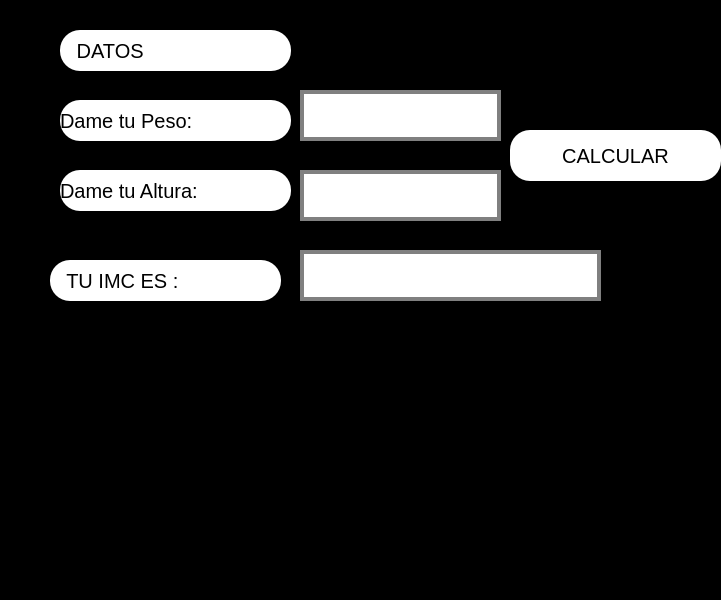
<?xml version="1.0" encoding="UTF-8"?>
<ui version="4.0">
 <class>MainWindow</class>
 <widget class="QMainWindow" name="MainWindow">
  <property name="geometry">
   <rect>
    <x>0</x>
    <y>0</y>
    <width>721</width>
    <height>600</height>
   </rect>
  </property>
  <property name="windowTitle">
   <string>MainWindow</string>
  </property>
  <property name="styleSheet">
   <string notr="true">

background:black
</string>
  </property>
  <widget class="QWidget" name="centralwidget">
   <widget class="QLineEdit" name="txt_peso">
    <property name="geometry">
     <rect>
      <x>300</x>
      <y>90</y>
      <width>201</width>
      <height>51</height>
     </rect>
    </property>
    <property name="font">
     <font>
      <pointsize>20</pointsize>
     </font>
    </property>
    <property name="styleSheet">
     <string notr="true">background-color: rgb(255, 255, 255);
border: 4px solid gray;
</string>
    </property>
    <property name="text">
     <string/>
    </property>
    <property name="alignment">
     <set>Qt::AlignCenter</set>
    </property>
   </widget>
   <widget class="QPushButton" name="btn_calcular">
    <property name="geometry">
     <rect>
      <x>510</x>
      <y>130</y>
      <width>211</width>
      <height>51</height>
     </rect>
    </property>
    <property name="font">
     <font>
      <pointsize>15</pointsize>
     </font>
    </property>
    <property name="styleSheet">
     <string notr="true">border-radius:20px;

background: white


</string>
    </property>
    <property name="text">
     <string>CALCULAR</string>
    </property>
   </widget>
   <widget class="QLabel" name="label">
    <property name="geometry">
     <rect>
      <x>60</x>
      <y>100</y>
      <width>231</width>
      <height>41</height>
     </rect>
    </property>
    <property name="font">
     <font>
      <pointsize>15</pointsize>
     </font>
    </property>
    <property name="styleSheet">
     <string notr="true">
border-radius:20px;

background: white
</string>
    </property>
    <property name="text">
     <string>Dame tu Peso:</string>
    </property>
   </widget>
   <widget class="QLabel" name="label_2">
    <property name="geometry">
     <rect>
      <x>60</x>
      <y>30</y>
      <width>231</width>
      <height>41</height>
     </rect>
    </property>
    <property name="font">
     <font>
      <pointsize>15</pointsize>
     </font>
    </property>
    <property name="styleSheet">
     <string notr="true">
border-radius:20px;

background: white



</string>
    </property>
    <property name="text">
     <string>   DATOS</string>
    </property>
   </widget>
   <widget class="QLineEdit" name="txt_altura">
    <property name="geometry">
     <rect>
      <x>300</x>
      <y>170</y>
      <width>201</width>
      <height>51</height>
     </rect>
    </property>
    <property name="font">
     <font>
      <pointsize>20</pointsize>
     </font>
    </property>
    <property name="styleSheet">
     <string notr="true">background-color: rgb(255, 255, 255);
border: 4px solid gray;
</string>
    </property>
    <property name="text">
     <string/>
    </property>
    <property name="alignment">
     <set>Qt::AlignCenter</set>
    </property>
   </widget>
   <widget class="QLabel" name="label_3">
    <property name="geometry">
     <rect>
      <x>60</x>
      <y>170</y>
      <width>231</width>
      <height>41</height>
     </rect>
    </property>
    <property name="font">
     <font>
      <pointsize>15</pointsize>
     </font>
    </property>
    <property name="layoutDirection">
     <enum>Qt::LeftToRight</enum>
    </property>
    <property name="styleSheet">
     <string notr="true">
border-radius:20px;

background: white
</string>
    </property>
    <property name="text">
     <string>Dame tu Altura:</string>
    </property>
   </widget>
   <widget class="QLineEdit" name="txt_imc">
    <property name="geometry">
     <rect>
      <x>300</x>
      <y>250</y>
      <width>301</width>
      <height>51</height>
     </rect>
    </property>
    <property name="font">
     <font>
      <pointsize>20</pointsize>
     </font>
    </property>
    <property name="styleSheet">
     <string notr="true">background-color: rgb(255, 255, 255);
border: 4px solid gray;
</string>
    </property>
    <property name="text">
     <string/>
    </property>
    <property name="alignment">
     <set>Qt::AlignCenter</set>
    </property>
   </widget>
   <widget class="QLabel" name="label_5">
    <property name="geometry">
     <rect>
      <x>50</x>
      <y>260</y>
      <width>231</width>
      <height>41</height>
     </rect>
    </property>
    <property name="font">
     <font>
      <pointsize>15</pointsize>
     </font>
    </property>
    <property name="styleSheet">
     <string notr="true">
border-radius:20px;

background: white



</string>
    </property>
    <property name="text">
     <string>   TU IMC ES :</string>
    </property>
   </widget>
  </widget>
  <widget class="QMenuBar" name="menubar">
   <property name="geometry">
    <rect>
     <x>0</x>
     <y>0</y>
     <width>721</width>
     <height>21</height>
    </rect>
   </property>
  </widget>
  <widget class="QStatusBar" name="statusbar"/>
 </widget>
 <resources/>
 <connections/>
</ui>
